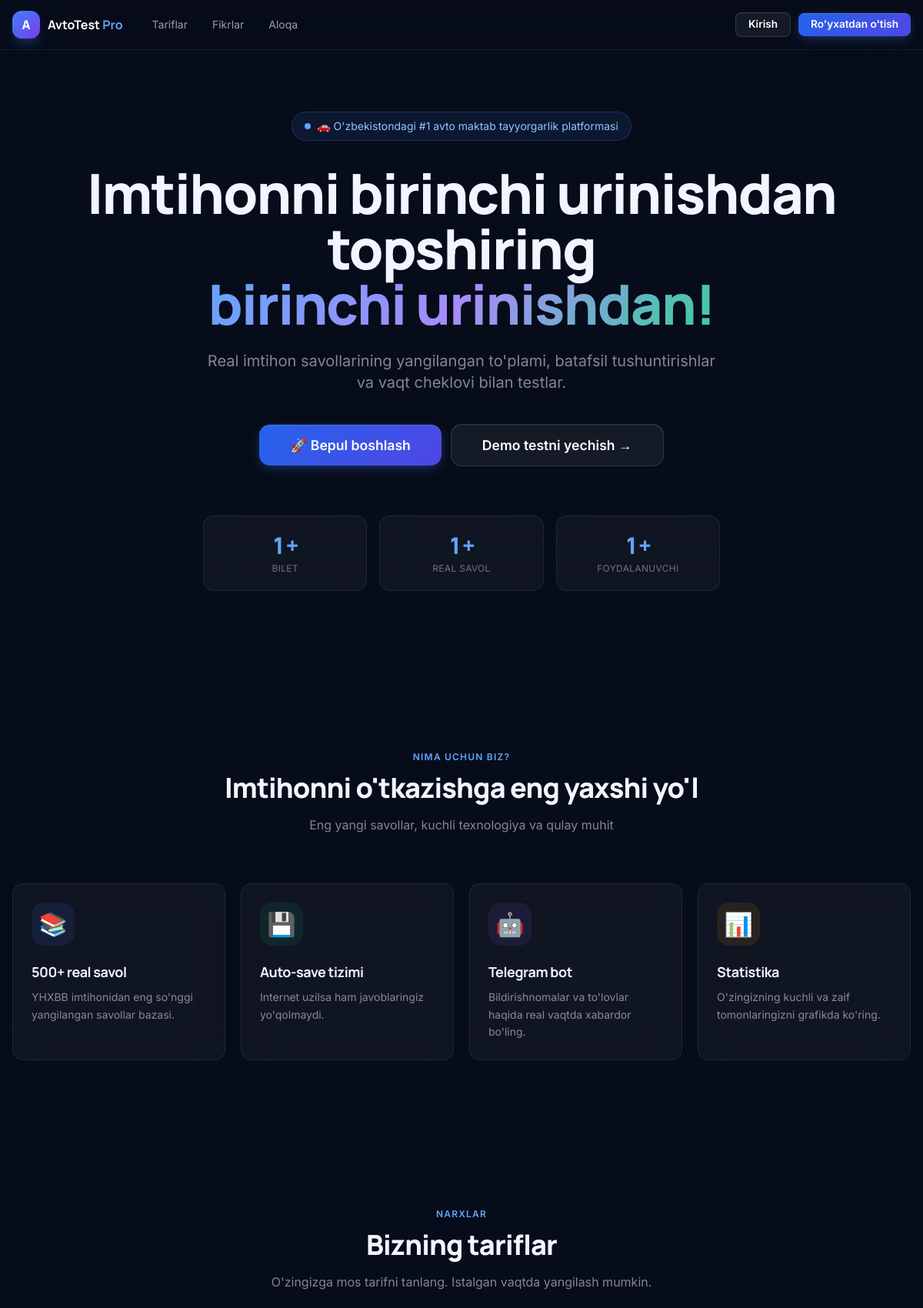
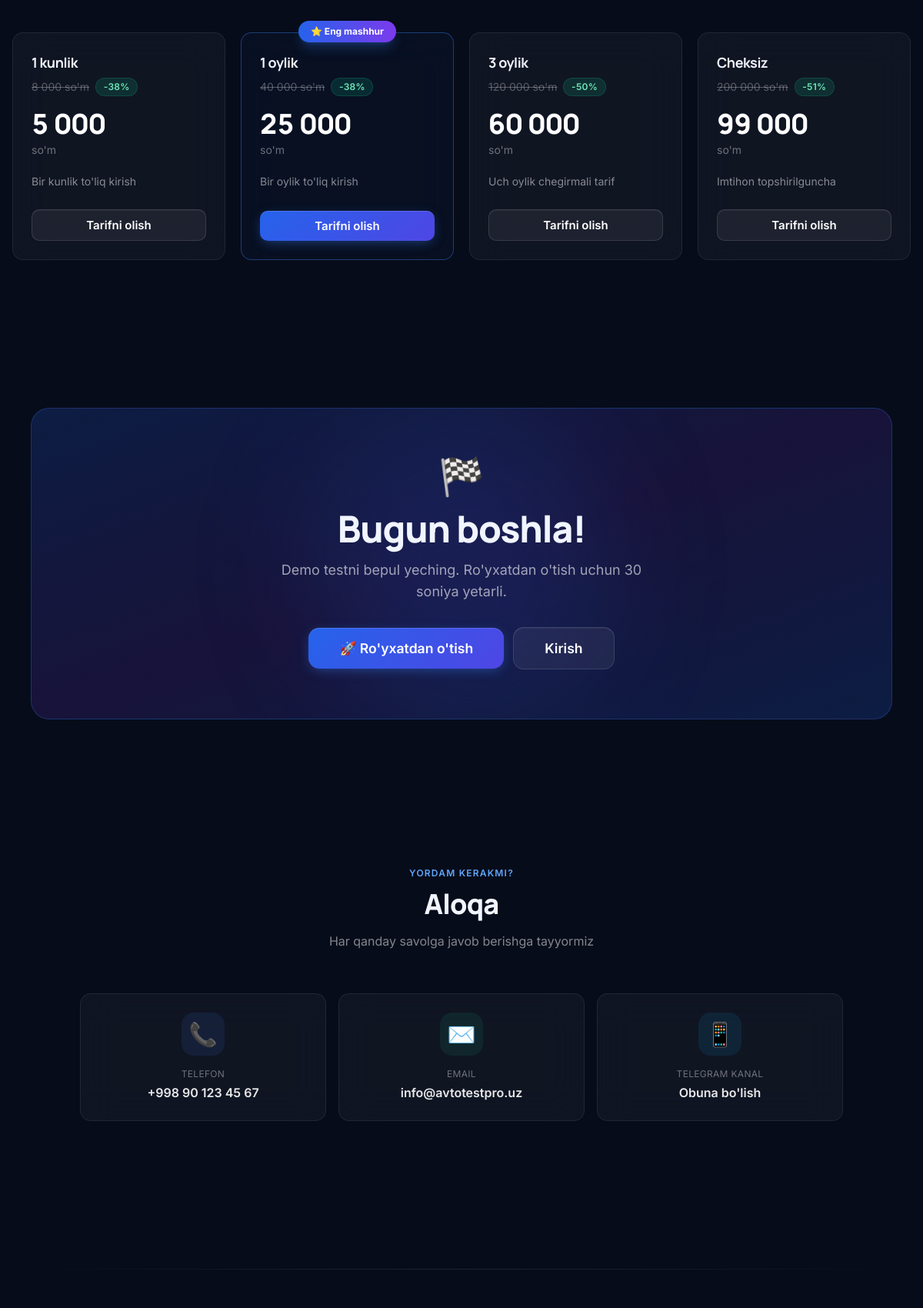
The page / (upper part) on the database its author committed (2 pictures, top to bottom).
### tables this page shows
CREATE TABLE IF NOT EXISTS `tariflar` (
    `id`          INT UNSIGNED AUTO_INCREMENT PRIMARY KEY,
    `nomi`        VARCHAR(100) NOT NULL,
    `tavsif`      TEXT         DEFAULT NULL,
    `tur`         ENUM('kun','oy','bilet') DEFAULT 'oy',
    `qiymat`      INT UNSIGNED DEFAULT 1,
    `narx`        DECIMAL(12,2) NOT NULL,
    `eski_narx`   DECIMAL(12,2) DEFAULT NULL,
    `mashhur`     TINYINT(1)   DEFAULT 0,
    `tartib`      INT          DEFAULT 0,
    `holat`       ENUM('faol','nofaol') DEFAULT 'faol',
    `yaratilgan`  DATETIME     DEFAULT CURRENT_TIMESTAMP,
    INDEX `idx_holat` (`holat`)
);

### public_html/config/auth.php (called while the page is built, shortened)
<?php
require_once __DIR__ . '/database.php';
require_once __DIR__ . '/../includes/security.php';
$TIL = $_SESSION['til'] ?? $_COOKIE['til'] ?? TIL_DEFAULT;
$tarjima_fayl = __DIR__ . '/../lang/' . $TIL . '.php';
$tarjimalar   = file_exists($tarjima_fayl) ? require $tarjima_fayl : [];
function t(string $kalit, array $almashtir = []): string
{
    global $tarjimalar;
    $matn = $tarjimalar[$kalit] ?? $kalit;
    return $matn;
}

### public_html/includes/security.php (called while the page is built, shortened)
<?php
require_once __DIR__ . '/../config/database.php';
function e(mixed $matn): string
{
    return htmlspecialchars((string) $matn, ENT_QUOTES | ENT_SUBSTITUTE, 'UTF-8');
}

### public_html/config/database.php (called while the page is built, shortened)
<?php
function db(): PDO
{
    static $pdo = null;
    if ($pdo !== null) {
        return $pdo;
    }
    $dsn = sprintf('mysql:host=%s;dbname=%s;charset=%s', DB_HOST, DB_NAME, DB_CHARSET);
    try {
        $pdo = new PDO($dsn, DB_USER, DB_PASS, [
            PDO::ATTR_ERRMODE            => PDO::ERRMODE_EXCEPTION,
            PDO::ATTR_DEFAULT_FETCH_MODE => PDO::FETCH_ASSOC,
            PDO::ATTR_EMULATE_PREPARES   => false,
            PDO::MYSQL_ATTR_INIT_COMMAND => "SET NAMES utf8mb4 COLLATE utf8mb4_unicode_ci",
            PDO::ATTR_PERSISTENT         => false,
        ]);
    } catch (PDOException $e) {
        error_log('[AvtoTest] DB xato: ' . $e->getMessage());
        http_response_code(503);
        exit('Server vaqtinchalik mavjud emas. Iltimos, keyinroq urinib ko\'ring.');
    }
    return $pdo;
}
function db_barcha(string $sql, array $p = []): array
{
    $st = db()->prepare($sql);
    $st->execute($p);
    return $st->fetchAll();
}

### public_html/includes/funksiyalar.php (called while the page is built, shortened)
<?php
require_once __DIR__ . '/../config/database.php';
function pul(int|float $summa, string $valyuta = "so'm"): string
{
    return number_format((float) $summa, 0, '.', ' ') . ' ' . $valyuta;
}

### public_html/index.php (the view, shortened to what this page needs)
<?php
require_once __DIR__ . '/config/auth.php';
require_once __DIR__ . '/includes/funksiyalar.php';
$tariflar = db_barcha('SELECT * FROM tariflar WHERE holat = "faol" ORDER BY tartib, narx');
$bilet_son   = (int) db_qiymat('SELECT COUNT(*) FROM biletlar WHERE holat = "faol"');
$savol_son   = (int) db_qiymat('SELECT COUNT(*) FROM savollar');
$foydalanuvchi_son = (int) db_qiymat('SELECT COUNT(*) FROM foydalanuvchilar');
require_once __DIR__ . '/includes/header.php';
require_once __DIR__ . '/includes/navbar.php';
?>
<section class="relative max-w-7xl mx-auto px-4 pt-20 pb-28 text-center">
    <div class="inline-flex items-center gap-2 px-4 py-2 rounded-full
                bg-blue-500/10 border border-blue-500/25 text-blue-300 text-sm
                mb-8 fade-up animate-float">
        <span class="w-2 h-2 rounded-full bg-blue-400 animate-pulse"></span>
        🚗 O'zbekistondagi #1 avto maktab tayyorgarlik platformasi
    </div>
    <h1 class="text-4xl sm:text-6xl lg:text-7xl font-display font-black tracking-tight leading-[1.08] mb-6 fade-up"
        style="animation-delay:.1s">
        <?= e(t('hero_sarlavha')) ?>
        <br>
        <span class="grad-text">birinchi urinishdan!</span>
    </h1>
    <p class="text-lg md:text-xl text-white/50 max-w-2xl mx-auto mb-10 leading-relaxed fade-up"
       style="animation-delay:.2s">
        <?= e(t('hero_tavsif')) ?>
    </p>
    <div class="flex flex-wrap items-center justify-center gap-3 mb-16 fade-up" style="animation-delay:.3s">
        <a href="<?= e(SAYT_URL) ?>/register" class="btn btn-primary btn-xl">
            🚀 <?= e(t('hero_tugma_boshla')) ?>
        </a>
        <a href="<?= e(SAYT_URL) ?>/test" class="btn btn-ghost btn-xl">
            <?= e(t('hero_tugma_demo')) ?> →
        </a>
    </div>
    <div class="grid grid-cols-3 max-w-2xl mx-auto gap-4">
        <?php
        $hero_stats = [
            [$bilet_son.'+',         'Bilet',          '.35s'],
            [$savol_son.'+',         'Real savol',      '.45s'],
            [$foydalanuvchi_son.'+', 'Foydalanuvchi',   '.55s'],
        ];
        foreach ($hero_stats as [$v, $n, $d]):
        ?>
        <div class="glass-card py-5 px-4 fade-up" style="animation-delay:<?= $d ?>">
            <div class="text-2xl sm:text-3xl font-display font-black text-blue-400 tabnum"><?= $v ?></div>
            <div class="text-xs text-white/40 mt-1 uppercase tracking-wide"><?= $n ?></div>
        </div>
        <?php endforeach; ?>
    </div>
</section>
<section class="max-w-7xl mx-auto px-4 py-24">
    <div class="text-center mb-16 fade-up">
        <p class="text-xs text-blue-400 font-semibold uppercase tracking-widest mb-3">Nima uchun biz?</p>
        <h2 class="text-3xl md:text-4xl font-display font-black mb-4">Imtihonni o'tkazishga eng yaxshi yo'l</h2>
        <p class="text-white/50 max-w-xl mx-auto">Eng yangi savollar, kuchli texnologiya va qulay muhit</p>
    </div>
    <div class="grid sm:grid-cols-2 lg:grid-cols-4 gap-5">
        <?php
        $xususiyatlar = [
            ['📚', t('xususiyat_1_sarlavha'), t('xususiyat_1_tavsif'), 'from-blue-500 to-cyan-500',    'bg-blue-500/10 text-blue-400'],
            ['💾', t('xususiyat_2_sarlavha'), t('xususiyat_2_tavsif'), 'from-emerald-500 to-teal-500', 'bg-emerald-500/10 text-emerald-400'],
            ['🤖', t('xususiyat_3_sarlavha'), t('xususiyat_3_tavsif'), 'from-violet-500 to-purple-600','bg-violet-500/10 text-violet-400'],
            ['📊', t('xususiyat_4_sarlavha'), t('xususiyat_4_tavsif'), 'from-amber-500 to-orange-500', 'bg-amber-500/10 text-amber-400'],
        ];
        foreach ($xususiyatlar as $i => [$ico, $nom, $tavsif, $grad, $cls]):
        ?>
        <div class="glass-card glass-card-hover p-6 fade-up group" style="animation-delay:<?= 0.07*($i+1) ?>s">
            <div class="w-14 h-14 rounded-2xl <?= $cls ?> flex items-center justify-center text-3xl mb-5
                        group-hover:scale-110 transition-transform duration-300">
                <?= $ico ?>
            </div>
            <h3 class="font-display font-bold text-lg mb-2"><?= e($nom) ?></h3>
            <p class="text-sm text-white/50 leading-relaxed"><?= e($tavsif) ?></p>
        </div>
        <?php endforeach; ?>
    </div>
</section>
<section id="tariflar" class="max-w-7xl mx-auto px-4 py-24">
    <div class="text-center mb-16 fade-up">
        <p class="text-xs text-blue-400 font-semibold uppercase tracking-widest mb-3">Narxlar</p>
        <h2 class="text-3xl md:text-4xl font-display font-black mb-4"><?= e(t('tariflar_sarlavha')) ?></h2>
        <p class="text-white/50"><?= e(t('tariflar_tavsif')) ?></p>
    </div>
    <?php if (empty($tariflar)): ?>
        <div class="glass-card p-16 text-center text-white/40"><?= e(t('tariflar_yoq')) ?></div>
    <?php else: ?>
    <div class="grid sm:grid-cols-2 lg:grid-cols-4 gap-5">
        <?php foreach ($tariflar as $i => $tar): ?>
        <div class="glass-card glass-card-hover p-6 fade-up relative flex flex-col
            <?= $tar['mashhur'] ? 'border-blue-500/40 bg-blue-500/[0.04]' : '' ?>"
             style="animation-delay:<?= 0.07*($i+1) ?>s">
            <?php if ($tar['mashhur']): ?>
            <div class="absolute -top-4 left-0 right-0 flex justify-center">
                <span class="px-4 py-1.5 rounded-full text-xs font-bold
                             bg-gradient-to-r from-blue-600 to-violet-600 text-white
                             shadow-lg shadow-blue-500/25">
                    ⭐ <?= e(t('mashhur')) ?>
                </span>
            </div>
            <?php endif; ?>
            <div class="mb-4">
                <h3 class="font-display font-bold text-lg"><?= e($tar['nomi']) ?></h3>
                <?php if ((float)($tar['eski_narx']??0) > (float)$tar['narx']): ?>
                <div class="flex items-center gap-2 mt-1.5">
                    <span class="text-white/30 line-through text-sm"><?= e(pul($tar['eski_narx'])) ?></span>
                    <span class="badge badge-green text-xs">-<?= round((1-$tar['narx']/$tar['eski_narx'])*100) ?>%</span>
                </div>
                <?php endif; ?>
            </div>
            <div class="text-4xl font-display font-black text-white mb-1 tabnum">
                <?= number_format((float)$tar['narx'],0,'.',' ') ?>
            </div>
            <div class="text-sm text-white/40 mb-5">so'm</div>
            <p class="text-sm text-white/50 leading-relaxed flex-1 mb-6"><?= e($tar['tavsif']) ?></p>
            <a href="<?= e(SAYT_URL) ?>/register"
               class="btn <?= $tar['mashhur'] ? 'btn-primary' : 'btn-ghost' ?> w-full">
                <?= e(t('tarif_olish')) ?>
            </a>
        </div>
        <?php endforeach; ?>
    </div>
    <?php endif; ?>
</section>
<section class="max-w-6xl mx-auto px-4 py-24">
    <div class="relative overflow-hidden rounded-3xl p-10 sm:p-16 text-center fade-up
                bg-gradient-to-br from-blue-600/20 via-violet-600/15 to-blue-600/20
                border border-blue-500/25">
        <div class="absolute inset-0 flex items-center justify-center pointer-events-none">
            <div class="w-96 h-96 rounded-full bg-blue-600/15 filter blur-[80px]"></div>
        </div>
        <div class="relative">
            <div class="text-5xl mb-5">🏁</div>
            <h2 class="text-3xl md:text-5xl font-display font-black mb-4">Bugun boshla!</h2>
            <p class="text-white/60 text-lg max-w-lg mx-auto mb-8">
                Demo testni bepul yeching. Ro'yxatdan o'tish uchun 30 soniya yetarli.
            </p>
            <div class="flex flex-wrap items-center justify-center gap-3">
                <a href="<?= e(SAYT_URL) ?>/register" class="btn btn-primary btn-xl">
                    🚀 <?= e(t('royxatdan_otish')) ?>
                </a>
                <a href="<?= e(SAYT_URL) ?>/login" class="btn btn-ghost btn-xl">
                    <?= e(t('kirish')) ?>
                </a>
            </div>
        </div>
    </div>
</section>
<section id="aloqa" class="max-w-5xl mx-auto px-4 py-24">
    <div class="text-center mb-14 fade-up">
        <p class="text-xs text-blue-400 font-semibold uppercase tracking-widest mb-3">Yordam kerakmi?</p>
        <h2 class="text-3xl md:text-4xl font-display font-black mb-4"><?= e(t('aloqa')) ?></h2>
        <p class="text-white/50">Har qanday savolga javob berishga tayyormiz</p>
    </div>
    <div class="grid sm:grid-cols-3 gap-4">
        <?php
        $aloqa_items = [
            ['📞','Telefon',       sozlama('aloqa_telefon',''),  'tel:'.sozlama('aloqa_telefon',''),   'blue',   'bg-blue-500/10 text-blue-400'],
            ['✉️','Email',          sozlama('aloqa_email',''),    'mailto:'.sozlama('aloqa_email',''),  'emerald','bg-emerald-500/10 text-emerald-400'],
            ['📱','Telegram kanal', 'Obuna bo\'lish',             sozlama('telegram_kanal','#'),        'sky',    'bg-sky-500/10 text-sky-400'],
        ];
        foreach ($aloqa_items as $i => [$ico, $nom, $qiymat, $href, $rang, $cls]):
        ?>
        <a href="<?= e($href) ?>"
           <?= $rang === 'sky' ? 'target="_blank" rel="noopener"' : '' ?>
           class="glass-card glass-card-hover p-6 text-center fade-up group"
           style="animation-delay:<?= 0.08*($i+1) ?>s">
            <div class="w-14 h-14 mx-auto rounded-2xl <?= $cls ?> flex items-center justify-center text-3xl mb-4
                        group-hover:scale-110 transition-transform duration-200">
                <?= $ico ?>
            </div>
            <p class="text-xs text-white/40 uppercase tracking-wide mb-1"><?= e($nom) ?></p>
            <p class="font-semibold text-white/90 truncate"><?= e($qiymat) ?></p>
        </a>
        <?php endforeach; ?>
    </div>
</section>
<?php
require_once __DIR__ . '/includes/footer.php';

### rows shown on the page
tariflar: nomi "1 kunlik", eski_narx "8 000 so'm", (1-$tar['narx']/$tar['eski_narx'])*100 "38", narx "5 000", tavsif "Bir kunlik to'liq kirish"
tariflar: nomi "1 oylik", eski_narx "40 000 so'm", (1-$tar['narx']/$tar['eski_narx'])*100 "38", narx "25 000", tavsif "Bir oylik to'liq kirish"
tariflar: nomi "3 oylik", eski_narx "120 000 so'm", (1-$tar['narx']/$tar['eski_narx'])*100 "50", narx "60 000", tavsif "Uch oylik chegirmali tarif"
tariflar: nomi "Cheksiz", eski_narx "200 000 so'm", (1-$tar['narx']/$tar['eski_narx'])*100 "51", narx "99 000", tavsif "Imtihon topshirilguncha"

### other values the page prints
t('tariflar') "Tariflar"
t('fikrlar') "Fikrlar"
t('aloqa') "Aloqa"
t('kirish') "Kirish"
t('royxatdan_otish') "Ro'yxatdan o'tish"
t('hero_sarlavha') "Imtihonni birinchi urinishdan topshiring"
t('hero_tavsif') "Real imtihon savollarining yangilangan to'plami, batafsil tushuntirishlar va vaqt cheklovi bilan testlar."
t('hero_tugma_boshla') "Bepul boshlash"
t('hero_tugma_demo') "Demo testni yechish"
$v "1+"
$n "BILET"
$n "REAL SAVOL"
$n "FOYDALANUVCHI"
$ico "📚"
$nom "500+ real savol"
